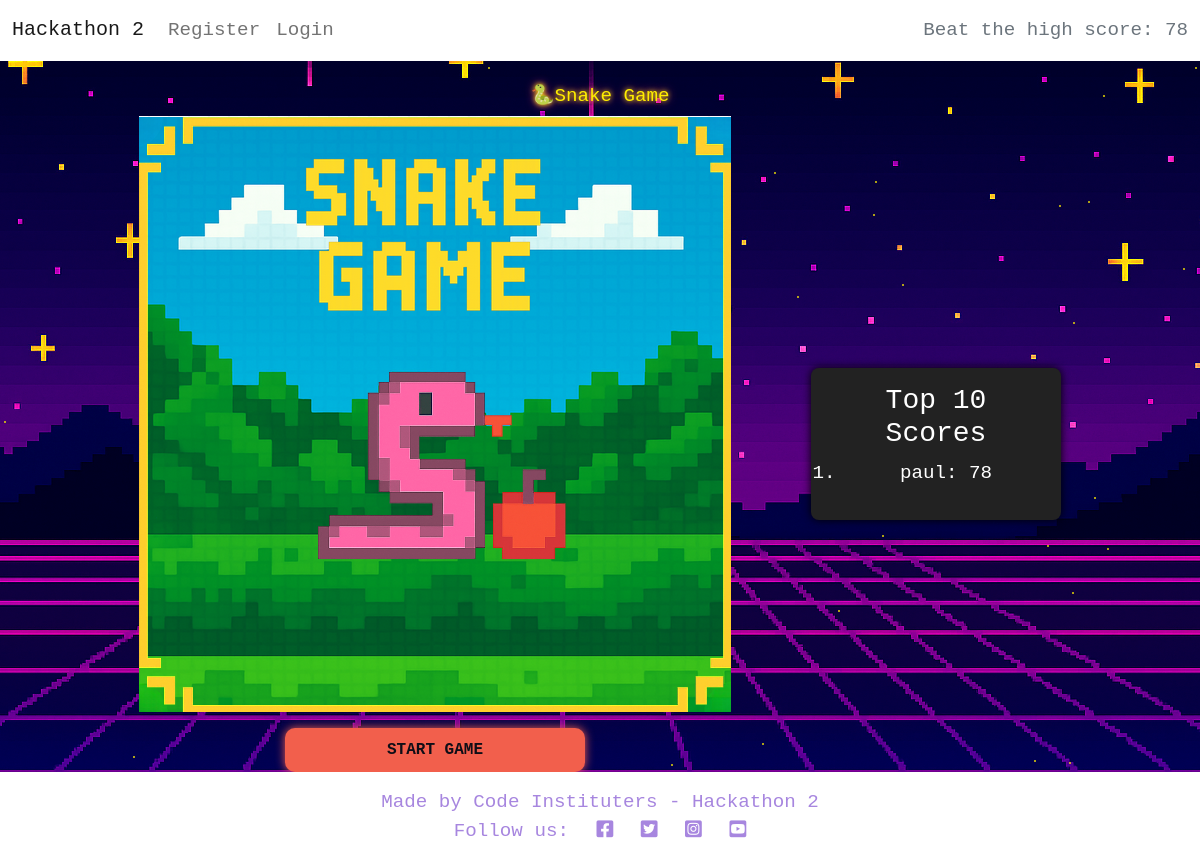
/, run on an earlier commit of the app's database.
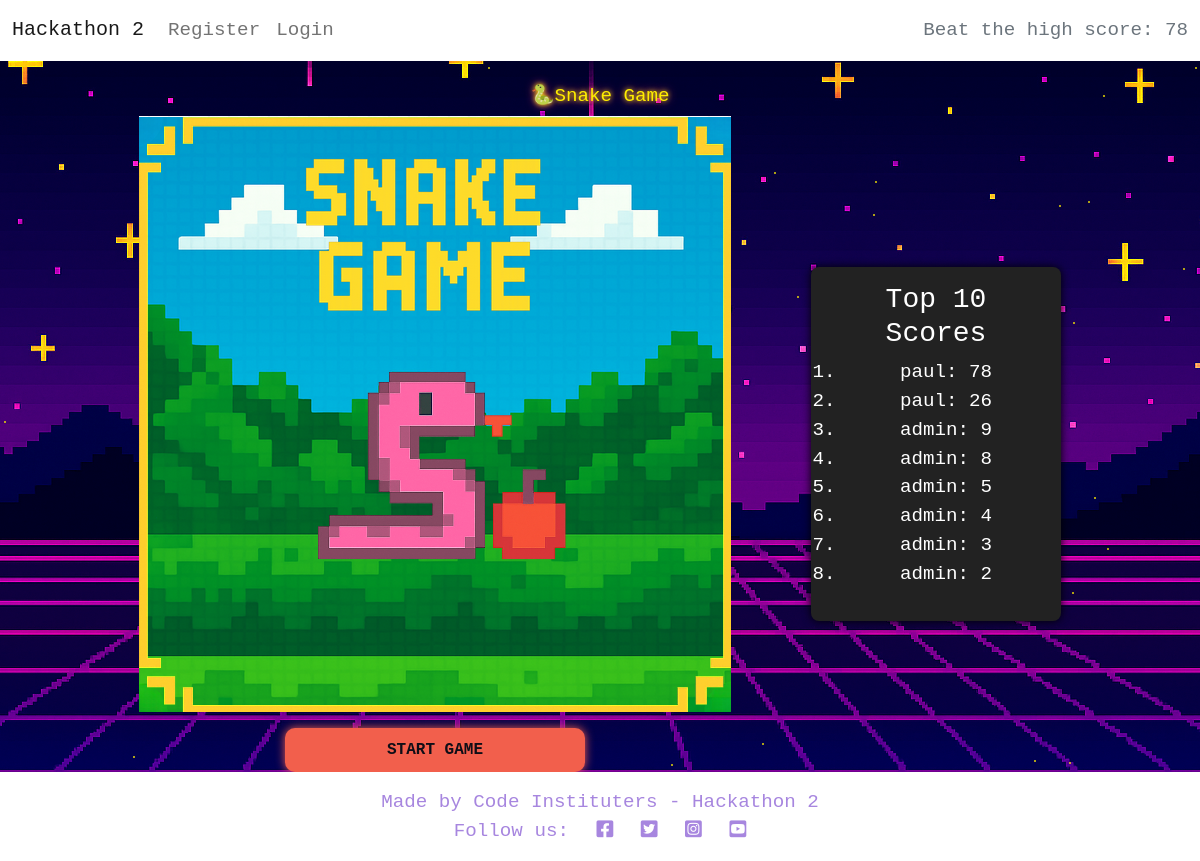
And on a later commit of the database.
### hackathon2/models.py (models this page shows, shortened)
class game_scores(models.Model):
    gamer = models.ForeignKey(
        User,
        on_delete=models.CASCADE,
        related_name="gamer"
    )
    score = models.IntegerField(default=0)
    created_on = models.DateTimeField(auto_now_add=True)
    class Meta:
        ordering = ["-score"]
        verbose_name = 'Game Score'
        verbose_name_plural = 'Game Scores'

### hackathon2/views.py (the view)
# urls.py: 2. Add a URL to urlpatterns:  path('', views.home, name='home')
def home(request):
    high_score_obj = game_scores.objects.order_by('-score').first()
    high_score = high_score_obj.score if high_score_obj else 0
    top_scores = game_scores.objects.order_by('-score')[:10]
    return render(request, 'hackathon2/snake.html', {
        'high_score': high_score,
        'top_scores': top_scores
    })

### hackathon2/templates/hackathon2/snake.html (shortened to what this page needs)
{% extends 'base.html' %}
{% load static %}
{% block content %}
<body>
<div class="container-fluid mt-4">
  <div class="starry-bg" id="stars"></div>
  <h1>🐍Snake Game</h1>
  <div style="display: flex; justify-content: center; align-items: center;">
    <div class="game-wrapper">
      <div id="snakeImage"><img src="{% static 'images/snake-image.png' %}" alt="Snake Game Icon"></div>
      <button id="startBtn">Start Game</button>
    </div>
    <aside style="width: 250px; background: #222; color: #fff; border-radius: 8px; padding: 16px; box-shadow: 0 0 8px #000; margin-left: 80px;">
      <h3 style="text-align:center;">Top 10 Scores</h3>
      <ol style="padding-left: 20px;">
        {% for score in top_scores %}
          <li>{{ score.gamer.username }}: {{ score.score }}</li>
        {% empty %}
          <li>No scores yet.</li>
        {% endfor %}
      </ol>
    </aside>
  </div>
</div>
</body>
{% endblock %}

### templates/base.html (shortened to what this page needs)
{% load static %}
{% url 'home' as home_url %}
{% url 'account_login' as login_url %}
{% url 'account_signup' as signup_url %}
{% url 'account_logout' as logout_url %}
<!DOCTYPE html>
<html class="h-100" lang="en">
<head>
    <link rel="stylesheet" href="https://cdnjs.cloudflare.com/ajax/libs/font-awesome/5.15.3/css/all.min.css">
    <link href="https://cdn.jsdelivr.net/npm/bootstrap@5.0.1/dist/css/bootstrap.min.css" rel="stylesheet"
>
    <link rel="stylesheet" href="{% static 'css/style.css' %}">
</head>
<body class="d-flex flex-column h-100 main-bg">
    <nav class="navbar navbar-expand-lg navbar-light bg-white">
        <div class="container-fluid">
            <a class="navbar-brand" href="{% url 'home' %}"><span class="brand">Hackathon 2</span></a>
            <div class="collapse navbar-collapse" id="navbarText">
                <ul class="navbar-nav me-auto mb-2 mb-lg-0">
                    {% if user.is_authenticated %}
                    <li class="nav-item">
                        <a class="nav-link {% if request.path == logout_url %}active{% endif %}" aria-current="page"
                            href="{% url 'account_logout' %}">Logout</a>
                    </li>
                    {% else %}
                    <li class="nav-item">
                        <a class="nav-link {% if request.path == signup_url %}active{% endif %}" aria-current="page"
                            href="{% url 'account_signup' %}">Register</a>
                    </li>
                    <li class="nav-item">
                        <a class="nav-link {% if request.path == login_url %}active{% endif %}" aria-current="page"
                            href="{% url 'account_login' %}">Login</a>
                    </li>
                    {% endif %}
                </ul>
                <span class="navbar-text text-muted">
                    Beat the high score: {{ high_score }}
                </span>
            </div>
        </div>
    </nav>
    <main class="flex-shrink-0 main-bg">
        {% block content %}{% endblock content %}
    </main>
    <footer class="footer mt-auto py-3 white-bg">
        <p class="m-0 text-center">
            {% block copyright %}
            Made by Code Instituters - Hackathon 2
            {% endblock copyright %}
        </p>
        <p class="m-0 text-center">Follow us: <i class="fab fa-facebook-square ms-3"></i>
            <i class="fab fa-twitter-square ms-3"></i>
            <i class="fab fa-instagram-square ms-3"></i>
            <i class="fab fa-youtube-square ms-3"></i>
        </p>
    </footer>
</body>
</html>

### static/css/style.css (style rules this page uses)
body { background: url(../images/background.png) no-repeat center center fixed; background-size: cover; image-rendering: pixelated; font-family: 'Courier New', monospace; color: #A786DF; text-align: center; margin: 0; padding: 0; background-color: #0f0e17 }
h1 { color: #ffee00; text-shadow: 0 0 5px #ffee00, 0 0 10px #E53170; }
#startBtn { padding: 10px 20px; background: #F25F4C; color: #0F0E17; font-weight: bold; border: none; border-radius: 10px; cursor: pointer; box-shadow: 0 0 10px #F25F4C; }
h1, h2, .main-title { font-family: 'Press Start 2P', monospace; }
body, p, button, .score, .tagline { font-family: 'VT323', monospace; font-size: 1.2rem; }
button { font-size: 1.1rem; text-transform: uppercase; }
.game-wrapper { display: flex; flex-direction: column; align-items: center; justify-content: center; min-height: 80vh; gap: 1rem; }
.white-bg { background-color: #ffffff; }
h1, p, #scoreDisplay { font-size: 1.2rem; text-align: center; }
#startBtn { padding: 10px 20px; font-size: 1rem; max-width: 300px; width: 100%; }
.starry-bg { position: fixed; top: 0; left: 0; width: 100vw; height: 100vh; z-index: -1; overflow: hidden; pointer-events: none; }

What changed in the data, as far as the page shows it:
added game_scores: gamer.username "paul", score "26"
added game_scores: gamer.username "admin", score "9"
added game_scores: gamer.username "admin", score "8"
added game_scores: gamer.username "admin", score "5"
added game_scores: gamer.username "admin", score "4"
added game_scores: gamer.username "admin", score "3"
added game_scores: gamer.username "admin", score "2"
